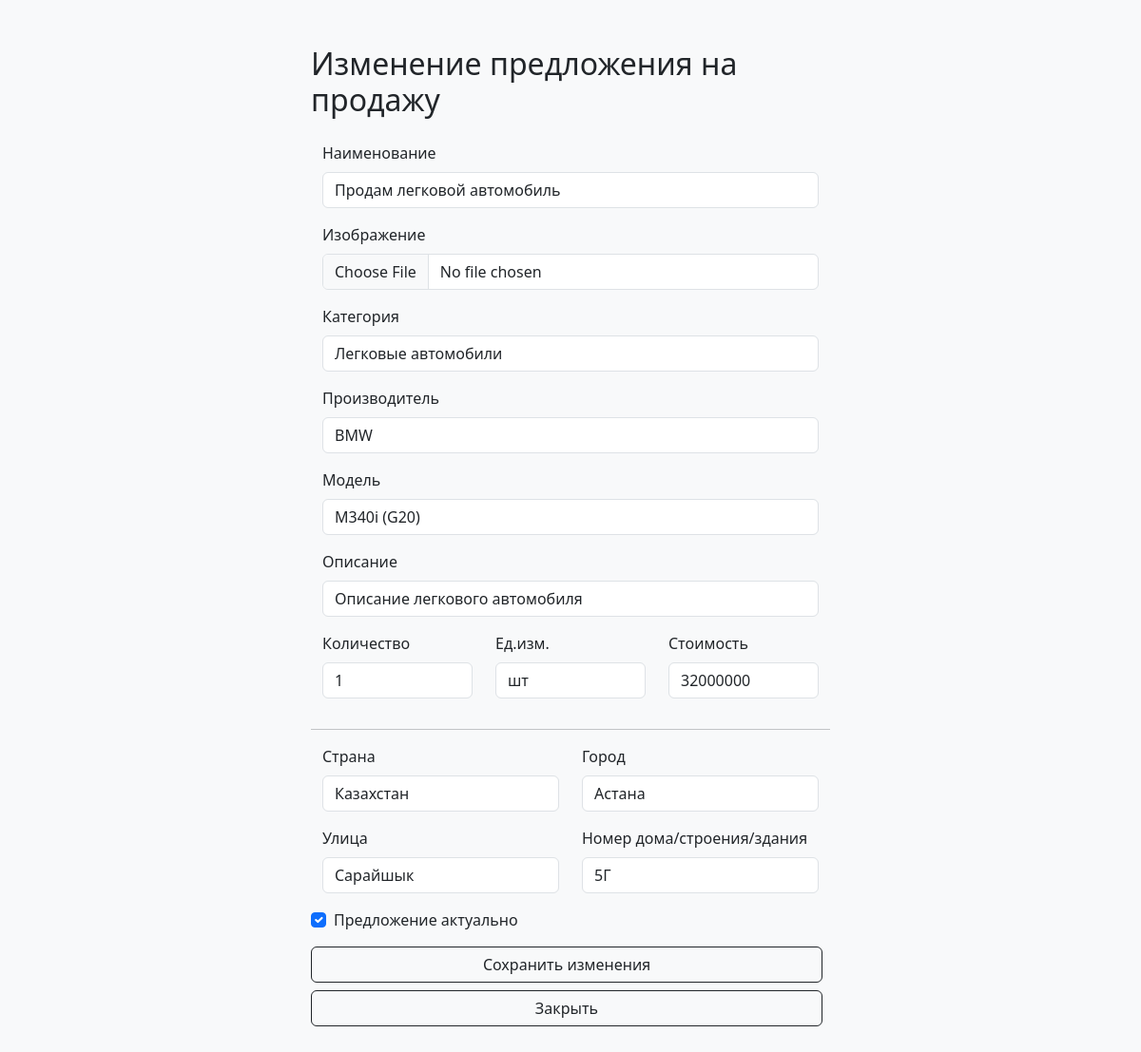
The app's page /edit_offer/4 (signed in) with its own data.
### main/models.py (models this page shows, shortened)
class OfferSale(models.Model):
    title = models.CharField(max_length=64)
    image = models.ImageField(upload_to='img/offer_image', default='img/no_item_image.jpg')
    category = models.ForeignKey(Category, on_delete=models.CASCADE)
    description = models.TextField(null=True, blank=True)
    manufacturer = models.ForeignKey(Manufacturer, on_delete=models.CASCADE)
    offer_model = models.ForeignKey(OfferModel, on_delete=models.CASCADE)
    amount = models.PositiveIntegerField()
    unit = models.ForeignKey(Unit, on_delete=models.CASCADE)
    condition_new = models.BooleanField(default=True)
    price = models.PositiveIntegerField()
    datetime = models.DateTimeField(auto_now_add=True)
    in_active = models.BooleanField(default=True)
    salesman = models.ForeignKey(CustomUser, on_delete=models.CASCADE)
    country = models.CharField(max_length=64)
    city = models.CharField(max_length=64)
    street = models.CharField(max_length=64)
    home_number = models.CharField(max_length=64)
    class Meta:
        verbose_name = 'Предложение на продажу'
        verbose_name_plural = 'Предложения на продажу'

class Category(models.Model):
    name = models.CharField(max_length=64)
    description = models.TextField(null=True, blank=True)
    class Meta:
        verbose_name = 'Категория'
        verbose_name_plural = 'Категории'
    def __str__(self):
        return self.name

class Manufacturer(models.Model):
    name = models.CharField(max_length=128)
    description = models.TextField(null=True, blank=True)
    class Meta:
        verbose_name = 'Производитель'
        verbose_name_plural = 'Производители'
    def __str__(self):
        return self.name

class OfferModel(models.Model):
    name = models.CharField(max_length=128)
    manufacturer = models.ForeignKey(Manufacturer, on_delete=models.CASCADE)
    description = models.TextField(null=True, blank=True)
    class Meta:
        verbose_name = 'Модель'
        verbose_name_plural = 'Модели'
    def __str__(self):
        return self.name

class Unit(models.Model):
    name = models.CharField(max_length=64)
    class Meta:
        verbose_name = 'Единица измерения'
        verbose_name_plural = 'Единицы измерения'
    def __str__(self):
        return self.name

### main/views.py (the view)
# urls.py: path('edit_offer/<int:offer_id>', editOfferView, name='offer_edit_url'),
@login_required(login_url='login_url')
def editOfferView(request, offer_id):
    offer = get_object_or_404(OfferSale, pk=offer_id)
    if request.user == offer.salesman:
        if request.method == 'POST':
            form = OfferSaleChangeForm(request.POST, request.FILES, instance=offer)
            if form.is_valid():
                form.save()
                return redirect('offer_url', offer_id=offer_id)
        else:
            form = OfferSaleChangeForm(instance=offer)
        context = {
            'form': form,
            'offer': offer,
            }
        return render(request, 'offer_edit.html', context)

### main/forms.py
class OfferSaleChangeForm(forms.ModelForm):
    class Meta:
        model = OfferSale
        fields = ['title', 'image', 'category', 'description', 'manufacturer', 'offer_model', 'amount', 'unit', 'condition_new', 'price', 'country', 'city', 'street', 'home_number']

### main/context_processors.py (called while the page is built)
def current_year(request):
    return {'current_year': datetime.datetime.now().year}

### templates/offer_edit.html (shortened to what this page needs)
{% load static %}
<!DOCTYPE html>
<html lang="en">
<head>
    <link rel="stylesheet" href="https://cdn.jsdelivr.net/npm/bootstrap@5.3.0/dist/css/bootstrap.min.css">
</head>
<body>
    <div class="container mt-5">
    <div class="row justify-content-center">
        <div class="col-md-6">
        <h2 class="mb-4">Изменение предложения на продажу</h2>
        <form method="post" enctype="multipart/form-data">
            <div class="container">
                <div class="row">
                    <div class="mb-3">
                        <label for="title" class="form-label">Наименование</label>
                        <input type="text" class="form-control" id="title" name="title" maxlength="64" value="{{ offer.title }}">
                    </div>
                    <div class="mb-3">
                        <label for="image" class="form-label">Изображение</label>
                        <input type="file" class="form-control" id="image" name="image" accept="image/*">
                    </div>
                    <div class="mb-3">
                        <label for="category" class="form-label">Категория</label>
                        <select class="form-control" id="category" name="category">
                            {% for category_id, category_name in form.fields.category.choices %}
                            <option value="{{ category_id }}" {% if category_id == offer.category.pk %}selected{% endif %}>{{ category_name }}</option>
                            {% endfor %}
                        </select>
                    </div>
                    <div class="mb-3">
                        <label for="manufacturer" class="form-label">Производитель</label>
                        <select class="form-control" id="manufacturer" name="manufacturer">
                            {% for manufacturer_id, manufacturer_name in form.fields.manufacturer.choices %}
                            <option value="{{ manufacturer_id }}" {% if manufacturer_id == offer.manufacturer.pk %}selected{% endif %}>{{ manufacturer_name }}</option>
                            {% endfor %}
                        </select>
                    </div>
                    <div class="mb-3">
                        <label for="offer_model" class="form-label">Модель</label>
                        <select class="form-control" id="offer_model" name="offer_model">
                            {% for offer_model_id, offer_model_name in form.fields.offer_model.choices %}
                            <option value="{{ offer_model_id }}" {% if offer_model_id == offer.offer_model.pk %}selected{% endif %}>{{ offer_model_name }}</option>
                            {% endfor %}
                        </select>
                    </div>
                    <div class="mb-3">
                        <label for="description" class="form-label">Описание</label>
                        <input type="textarea" class="form-control" id="description" name="description" value="{{ offer.description }}">
                    </div>
                </div>
            </div>
            <div class="container">
                <div class="row">
                    <div class="col-md-4 mb-3">
                        <label for="amount" class="form-label">Количество</label>
                        <input type="text" class="form-control" id="amount" name="amount" maxlength="64" value="{{ offer.amount }}">
                    </div>
                    <div class="col-md-4 mb-3">
                        <label for="unit" class="form-label">Ед.изм.</label>
                        <select class="form-control" id="unit" name="unit">
                            {% for unit_id, unit_name in form.fields.unit.choices %}
                            <option value="{{ unit_id }}" {% if unit_id == offer.unit.pk %}selected{% endif %}>{{ unit_name }}</option>
                            {% endfor %}
                        </select>
                    </div>
                    <div class="col-md-4 mb-3">
                        <label for="price" class="form-label">Стоимость</label>
                        <input type="text" class="form-control" id="price" name="price" maxlength="64" value="{{ offer.price }}">
                    </div>
                </div>
            </div>
            <hr class="hr" />
            <div class="container">
                <div class="row">
                    <div class="col-md-6 mb-3">
                        <label for="country" class="form-label">Страна</label>
                        <input type="text" class="form-control" id="country" name="country" maxlength="64" value="{{ offer.country }}">
                    </div>
                    <div class="col-md-6 mb-3">
                        <label for="city" class="form-label">Город</label>
                        <input type="text" class="form-control" id="city" name="city" maxlength="64" value="{{ offer.city }}">
                    </div>
                    <div class="col-md-6 mb-3">
                        <label for="street" class="form-label">Улица</label>
                        <input type="text" class="form-control" id="street" name="street" maxlength="64" value="{{ offer.street }}">
                    </div>
                    <div class="col-md-6 mb-3">
                        <label for="home_number" class="form-label">Номер дома/строения/здания</label>
                        <input type="text" class="form-control" id="home_number" name="home_number" maxlength="64" value="{{ offer.home_number }}">
                    </div>
                </div>
            </div>
            <div class="mb-3">
                <div class="form-check">
                    <input class="form-check-input" type="checkbox" value="true" id="flexCheckChecked" name="in_active" checked>
                    <label class="form-check-label" for="flexCheckChecked">Предложение актуально</label>
                </div>
            </div>
            <div class="d-grid gap-2 mt-3">
                <button type="submit" class="btn btn-outline-dark me-2">Сохранить изменения</button>
                <a href="{% url 'cabinet_url'%}" class="btn btn-outline-dark me-2">Закрыть</a>
            </div>
        </form>
        </div>
    </div>
    </div>
</body>
</html>

### templates/offer_edit.html (style rules this page uses)
body { background-color: #f8f9fa; margin-bottom: 70px; }

### records on screen
OfferSale: title "Продам легковой автомобиль", category "Легковые автомобили", manufacturer "BMW", offer_model "M340i (G20)", description "Описание легкового автомобиля", amount "1", unit "шт", price "32000000", country "Казахстан", city "Астана", street "Сарайшык", home_number "5Г"
